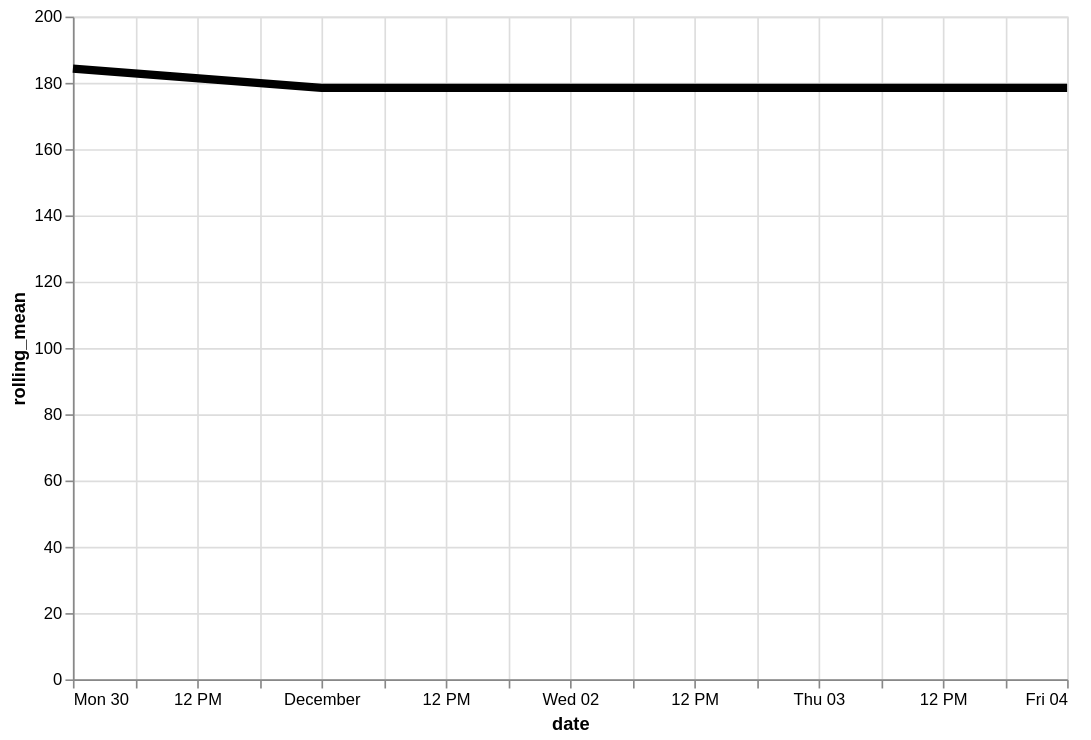

Write the Vega-Lite specification saved for this chart.
### Vega-Lite specification from a JSON file in a GitHub repository (floating-point values rounded to 4 significant figures)
{"config": {"view": {"continuousWidth": 400, "continuousHeight": 300}}, "data": {"name": "data-0ced94c4debe6fc287d6cf625f791691"}, "mark": {"type": "line", "color": "black", "size": 5}, "encoding": {"x": {"type": "temporal", "field": "date"}, "y": {"type": "quantitative", "field": "rolling_mean"}}, "height": 400, "transform": [{"window": [{"op": "mean", "field": "log_price", "as": "rolling_mean"}], "frame": [-4, 3]}], "width": 600, "$schema": "https://vega.github.io/schema/vega-lite/v4.8.1.json", "datasets": {"data-0ced94c4debe6fc287d6cf625f791691": [{"date": "2020-11-30", "log_price": 292.1}, {"date": "2020-12-01", "log_price": 144.0}, {"date": "2020-12-02", "log_price": 152.4}, {"date": "2020-12-03", "log_price": 148.8}, {"date": "2020-12-04", "log_price": 155.1}]}}
